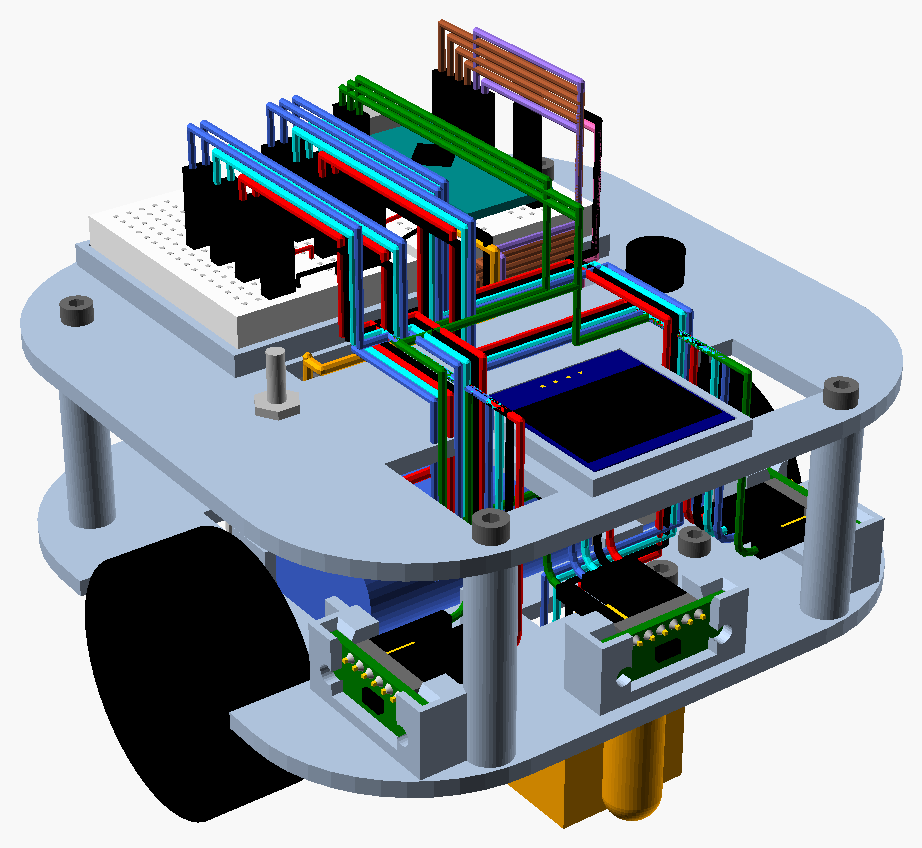
#> input picture chasis/img/iso.png, 922 x 848 px
$ python generar_pdf.py
#> lines starting #> are read from the running program, lines starting #| are printed output that depends on the picture
"""Genera chasis.pdf: planos acotados del chasis (Arduino Nano / ATmega328P).

Uso: python3 generar_pdf.py   (las vistas 3D salen de img/, renderizadas desde chasis.scad)
"""
import math
import os

import matplotlib
matplotlib.use("Agg")
import matplotlib.pyplot as plt
from matplotlib.backends.backend_pdf import PdfPages
from matplotlib.patches import Circle, FancyBboxPatch, Rectangle

AQUI = os.path.dirname(os.path.abspath(__file__))

# ---------- Medidas (mismas que chasis.scad) ----------
L, R_ESQ, ESP = 120, 30, 3
D_RUEDA, A_RUEDA = 45, 17
MOT_L, MOT_A, MOT_H = 26.11, 11.94, 11.94
EJE_Z = D_RUEDA / 2
X_RUEDA_INT = L / 2 - A_RUEDA
X_MOT = X_RUEDA_INT - 1.5 - MOT_L / 2
POZO_X, POZO_Y = X_RUEDA_INT - 2, ((D_RUEDA / 2) ** 2 - (MOT_H / 2) ** 2) ** 0.5 + 1.5
Z1 = EJE_Z + MOT_H / 2
SEP = 35
Z2 = Z1 + ESP + SEP
POSTES = [(32, 55.5), (-32, 55.5), (48, -40), (-48, -40)]
BAT, BAT_Y = (70, 37, 19), 7
L298, L298_Y, L298_AG = (43, 43, 27), -37.5, 37
TOF = (25, 10.7)
TOF_FRENTE_Y, TOF_LADO = 54, (43, 40)
TOF_CARA = 1.8                      # del centro del soporte a la cara del sensor
HEADER, DUPONT = 2.5, 14            # plastico del header recto y largo del dupont
TOF_ATRAS = 0.3 + HEADER + DUPONT   # del centro del soporte al final del dupont
TOF_PASILLO = TOF_ATRAS + 10        # pasillo libre detras del sensor (dupont + doblez del cable)
TOF_PIN_Z = Z1 + ESP + TOF[1] - 1.3
COLOR_Y, COLOR_MOD, COLOR_Z = 34, 20.5, 5
PATIN_Y = -52
PATIN_X = 26
CUNA_Y = (-16.8, 29)
PROTO, PROTO_Y = (35, 47, 9.5), -32.6
NANO = (18, 44)
OLED, OLED_Y = (27.3, 27.8), 39.4
OLED_PINES_Y = OLED_Y - OLED[1] / 2 + 2.5
BOTON_XY, SWITCH_XY = (-38, 5), (38, 5)
RAN2_X = 26.5                       # ranuras de cables del piso 2
PASILLO = 180
ALTO = Z2 + ESP + PROTO[2] + 22          # dupont parados en las protoboards y sus cables

C = {
    "piso": "#c9d6ea", "borde": "#33415c", "rueda": "#222222", "motor": "#d4a017",
    "bat": "#4169e1", "l298": "#d62728", "placa": "#138a8a", "tof": "#2ca02c",
    "color": "#7b2d8b", "oled": "#eeeeee", "imp": "#f39c12", "cota": "#c0392b",
    "pared": "#8d6e63", "texto": "#1b1b1b", "proto": "#e74c3c",
}

plt.rcParams.update({"font.family": "DejaVu Sans", "font.size": 9})


def pagina(titulo, sub=""):
    fig = plt.figure(figsize=(11.69, 8.27))
    fig.text(0.04, 0.95, titulo, fontsize=17, weight="bold", color=C["texto"])
    if sub:
        fig.text(0.04, 0.915, sub, fontsize=10, color="#555")
    fig.text(0.96, 0.025, "Robot laberinto · Arduino Nano · cotas en mm", fontsize=7, color="#888", ha="right")
    return fig


def ejes(fig, rect, lim):
    ax = fig.add_axes(rect)
    ax.set_aspect("equal")
    ax.set_xlim(*lim[0])
    ax.set_ylim(*lim[1])
    ax.axis("off")
    return ax


def caja(ax, cx, cy, w, h, col, txt=None, alpha=1, ls="-", fs=7, tc=None, z=2):
    ax.add_patch(Rectangle((cx - w / 2, cy - h / 2), w, h, fc=col, ec=C["borde"],
                           lw=0.8, alpha=alpha, ls=ls, zorder=z))
    if txt:
        ax.text(cx, cy, txt, ha="center", va="center", fontsize=fs, color=tc or C["texto"], zorder=z + 1)


def cota(ax, p1, p2, txt, off=8, horiz=True, fs=7):
    (x1, y1), (x2, y2) = p1, p2
    if horiz:
        y = y1 + off
        ax.plot([x1, x1], [y1, y], color=C["cota"], lw=0.5)
        ax.plot([x2, x2], [y2, y], color=C["cota"], lw=0.5)
        ax.annotate("", (x1, y), (x2, y), arrowprops=dict(arrowstyle="<->", color=C["cota"], lw=0.7))
        ax.text((x1 + x2) / 2, y + 1.5, txt, ha="center", va="bottom", fontsize=fs, color=C["cota"])
    else:
        x = x1 + off
        ax.plot([x1, x], [y1, y1], color=C["cota"], lw=0.5)
        ax.plot([x2, x], [y2, y2], color=C["cota"], lw=0.5)
        ax.annotate("", (x, y1), (x, y2), arrowprops=dict(arrowstyle="<->", color=C["cota"], lw=0.7))
        ax.text(x + 1.5, (y1 + y2) / 2, txt, ha="left", va="center", fontsize=fs, color=C["cota"], rotation=90)


def placa_redonda(ax, col=C["piso"], z=1):
    ax.add_patch(FancyBboxPatch((-L / 2 + R_ESQ, -L / 2 + R_ESQ), L - 2 * R_ESQ, L - 2 * R_ESQ,
                                boxstyle=f"round,pad={R_ESQ}", fc=col, ec=C["borde"], lw=1.2, zorder=z))


def agujero(ax, x, y, d=3.4, z=6):
    ax.add_patch(Circle((x, y), d / 2, fc="white", ec="k", lw=0.6, zorder=z))


def frente(ax, x=-80):
    ax.annotate("FRENTE", (x, 72), (x, 86), ha="center", fontsize=9, weight="bold",
                arrowprops=dict(arrowstyle="<-", lw=1.2))


def texto(fig, txt):
    tx = fig.add_axes([0.64, 0.1, 0.34, 0.78])
    tx.axis("off")
    tx.text(0, 1, txt, va="top", fontsize=9.5, linespacing=1.45)


def ruedas_planta(ax):
    for s in (-1, 1):
        caja(ax, s * (X_RUEDA_INT + A_RUEDA / 2), 0, A_RUEDA, D_RUEDA, C["rueda"], "rueda", fs=6, tc="white", z=4)
        caja(ax, s * X_MOT, 0, MOT_L, MOT_A, C["motor"], "N20", fs=6, z=4)


# ---------- Paginas ----------
GIRO = math.sqrt(2) * (L / 2 - R_ESQ) + R_ESQ
D_LADO = PASILLO / 2 - (TOF_LADO[0] + TOF_CARA)
D_FRENTE = PASILLO / 2 - (TOF_FRENTE_Y + TOF_CARA)


def portada(pp):
    fig = pagina("Chasis robot de laberinto", f"Arduino Nano (ATmega328P) · {L} × {L} mm con ruedas · 2 pisos impresos")
    p = os.path.join(AQUI, "img", "iso.png")
    ax = fig.add_axes([0.0, 0.08, 0.55, 0.8])
    ax.imshow(plt.imread(p)[120:1000, 250:1150])
    ax.axis("off")
    texto(fig, (
        "Cumple los lineamientos\n"
        f"• Huella {L} × {L} mm con ruedas (máximo 120 × 120).\n"
        f"• Alto ≈ {ALTO:.0f} mm con cables (sin límite).\n"
        "• Sensor de color I2C, OLED y botón de arranque.\n\n"
        "Pisos\n"
        f"• Piso 1 (a {Z1:.0f} mm): motores, ruedas, patines,\n"
        "  sensor de color, batería, L298N y 3 VL53L0X.\n"
        f"• Piso 2 (a {Z2:.0f} mm): Nano y bus I2C en 2 mini\n"
        "  protoboards, OLED, botón e interruptor.\n\n"
        "Sensores sin tornillos\n"
        "• VL53L0X: header recto, pines hacia adentro;\n"
        "  bajan por ranuras en el piso 1. Detrás de cada uno\n"
        f"  queda un pasillo libre de {TOF_PASILLO:.0f} mm para el dupont.\n"
        "• TCS34725: entra deslizando por atrás de la capucha.\n"
        "• OLED y protoboards: entran en su marco.\n\n"
        "Giro\n"
        f"• Esquinas R{R_ESQ}: radio de giro {GIRO:.0f} mm contra\n"
        f"  {PASILLO / 2:.0f} mm de medio pasillo.\n\n"
        "Medir antes de imprimir\n"
        f"• Rueda Ø{D_RUEDA} × {A_RUEDA}; agujeros del L298N a {L298_AG}.\n"
        f"• VL53L0X {TOF[0]} × {TOF[1]}; TCS34725 {COLOR_MOD} × {COLOR_MOD}.\n"
        f"• OLED {OLED[0]} × {OLED[1]}."
    ))
    pp.savefig(fig)
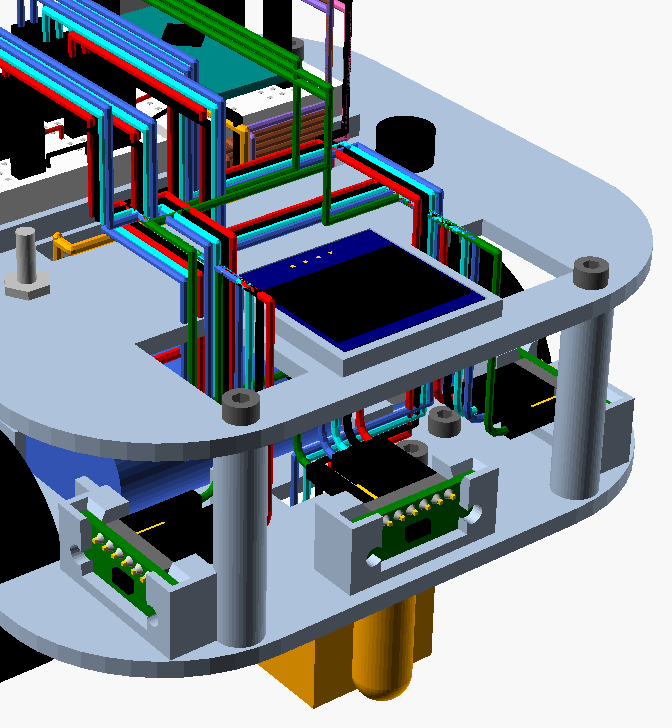
#> shown: shape (728, 672, 3) float32; mean R, G, B 0.525, 0.57, 0.601
    plt.close(fig)


def soporte_tof(ax, x, y, s):
    """Soporte de VL53L0X en planta; s = direccion a la que mira: 'N', 'E', 'O'."""
    a = TOF[0] + 0.4
    w = 6 * 2.54                     # ancho de los 6 dupont
    if s == "N":
        caja(ax, x, y, a + 3, 5, C["imp"], z=5)
        caja(ax, x, y + 0.5, TOF[0], 1.6, C["tof"], z=6)
        caja(ax, x, y - 0.3 - HEADER / 2, w, HEADER, "#666", z=6)
        caja(ax, x, y - 0.3 - HEADER - DUPONT / 2, w, DUPONT, "#111", z=6)
        caja(ax, x, y - TOF_ATRAS - 5, w, 10, "white", ls="--", z=4)
        ax.annotate("", (x, y + 28), (x, y + 3), arrowprops=dict(arrowstyle="->", color=C["tof"], lw=1.5))
    else:
        k0 = 1 if s == "E" else -1
        caja(ax, x, y, 5, a + 3, C["imp"], z=5)
        caja(ax, x + k0 * 0.5, y, 1.6, TOF[0], C["tof"], z=6)
        caja(ax, x - k0 * (0.3 + HEADER / 2), y, HEADER, w, "#666", z=6)
        caja(ax, x - k0 * (0.3 + HEADER + DUPONT / 2), y, DUPONT, w, "#111", z=6)
        caja(ax, x - k0 * (TOF_ATRAS + 5), y, 10, w, "white", ls="--", z=4)
        ax.annotate("", (x + k0 * 28, y), (x + k0 * 3, y), arrowprops=dict(arrowstyle="->", color=C["tof"], lw=1.5))


def planta_piso1(pp):
    fig = pagina("Piso 1 · planta", f"Placa de {ESP} mm a {Z1:.0f} mm del suelo. Motores debajo; batería, L298N y VL53L0X encima.")
    ax = ejes(fig, [0.03, 0.06, 0.6, 0.84], ((-95, 95), (-90, 95)))
    placa_redonda(ax)
    for s in (-1, 1):
        ax.add_patch(Rectangle((POZO_X if s > 0 else -L / 2 - 1, -POZO_Y), L / 2 - POZO_X + 1,
                               2 * POZO_Y, fc="white", ec=C["borde"], lw=0.8, zorder=1.5))
    ruedas_planta(ax)
    caja(ax, 0, BAT_Y, BAT[0], BAT[1], C["bat"], "batería 2S 18650\n70 × 37", alpha=0.6, tc="white", z=5)
    caja(ax, 0, L298_Y, L298[0], L298[1], C["l298"], "L298N", alpha=0.6, tc="white", z=5)
    xb, yb = BAT[0] / 2 + 1.2, BAT[1] / 2 + 1.2
    for s in (-1, 1):
        for y in (-1, 1):
            caja(ax, s * xb, BAT_Y + y * (yb - 6), 2, 10, C["imp"], z=6)
        caja(ax, s * 26, BAT_Y - yb, 8, 2, C["imp"], z=6)
        caja(ax, s * 14, BAT_Y + yb, 8, 2, C["imp"], z=6)
    soporte_tof(ax, 0, TOF_FRENTE_Y, "N")
    soporte_tof(ax, TOF_LADO[0], TOF_LADO[1], "E")
    soporte_tof(ax, -TOF_LADO[0], TOF_LADO[1], "O")
    for x, y in POSTES:
        ax.add_patch(Circle((x, y), 4, fc=C["imp"], ec="k", lw=0.6, zorder=6))
        agujero(ax, x, y, d=4)
    for x in (-1, 1):
        for y in (-1, 1):
            ax.add_patch(Circle((x * L298_AG / 2, L298_Y + y * L298_AG / 2), 3.5, fc=C["imp"], ec="k", lw=0.6, zorder=6))
            agujero(ax, x * L298_AG / 2, L298_Y + y * L298_AG / 2, d=4)
    for s in (-1, 1):
        for y in CUNA_Y:
            agujero(ax, s * X_MOT, y)
    for x in (-1, 1):
        agujero(ax, x * PATIN_X, PATIN_Y)
        agujero(ax, x * 17, COLOR_Y)
    for s in (-1, 1):
        caja(ax, s * 27, -25, 10, 10, "white", z=6)
    caja(ax, 0, COLOR_Y - 4.5, 14, 6, "white", z=6)
    frente(ax, -75)
    cota(ax, (-L / 2, L / 2), (L / 2, L / 2), f"{L}", off=16)
    cota(ax, (L / 2, -L / 2), (L / 2, L / 2), f"{L}", off=14, horiz=False)
    cota(ax, (-X_RUEDA_INT, -POZO_Y), (X_RUEDA_INT, -POZO_Y), f"{2 * X_RUEDA_INT:.0f} entre ruedas", off=-55)
    cota(ax, (-L / 2, 0), (-L / 2, TOF_LADO[1]), f"{TOF_LADO[1]}", off=-26, horiz=False)
    ax.plot([-L / 2 - 26, L / 2], [0, 0], color="#777", lw=0.5, ls="-.")
    ax.text(L / 2 + 22, 0, "eje", fontsize=7, va="center")
    texto(fig, (
        "Impreso con la placa\n"
        "• 3 soportes de VL53L0X: 2 postes y un canal con\n"
        "  ranura de 2.0 mm; el sensor baja desde arriba con\n"
        "  el chip hacia afuera. Header recto arriba, con el\n"
        "  plástico y los dupont hacia adentro (negro). La\n"
        f"  zona punteada ({TOF_PASILLO:.0f} mm desde el sensor) es\n"
        "  para doblar el cable: no poner nada ahí.\n"
        f"• Batería sobre el eje (Y = {BAT_Y}); 6 topes de 8 mm.\n"
        f"• 4 columnas Ø8 × {SEP} y 4 postes Ø7 × 5 del L298N,\n"
        "  con inserto M3 arriba (Ø4.0).\n\n"
        "Agujeros M3 pasantes Ø3.4 (Allen desde arriba)\n"
        f"• 4 de las cunas de motor (Y = {CUNA_Y[0]} y {CUNA_Y[1]}),\n"
        "  fuera de la batería.\n"
        f"• 2 del patín (X = ±{PATIN_X}) y 2 de la capucha.\n"
        "• Ranuras 10 × 10 para cables de motores y 14 × 6\n"
        "  para los del TCS34725 (suben por la capucha).\n\n"
        "Debajo\n"
        f"• Eje a {EJE_Z:.0f} mm del suelo.\n"
        f"• Capucha de color {COLOR_Y} mm delante del eje, con\n"
        "  el patín delantero integrado.\n"
        f"• Patín trasero a {PATIN_Y} mm. Ambos dejan 0.5 mm."
    ))
    pp.savefig(fig)
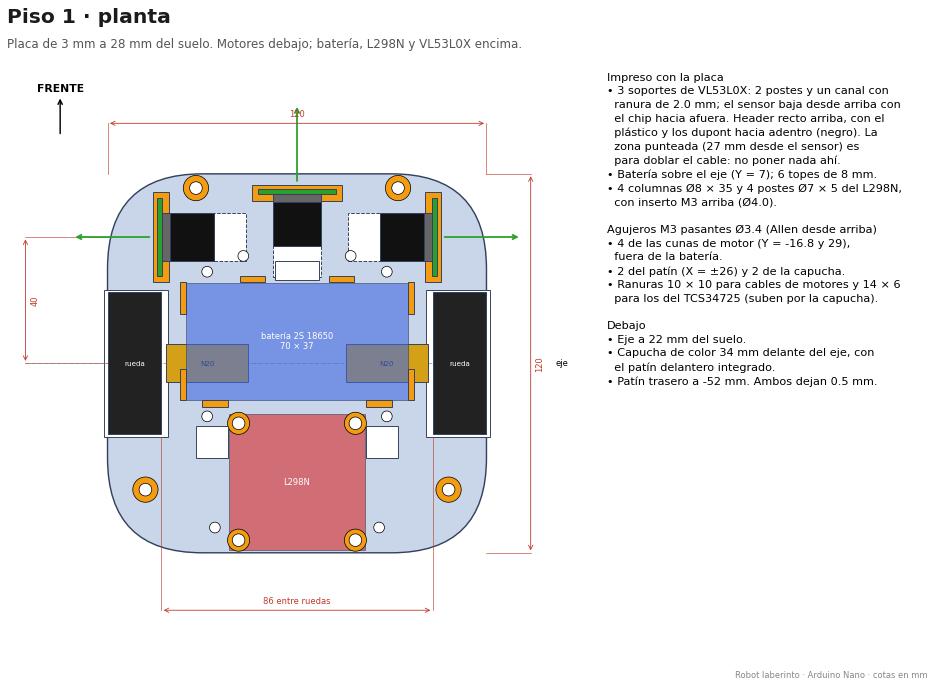
#> figure drawn by matplotlib, 1 panel
    plt.close(fig)


def planta_piso2(pp):
    fig = pagina("Piso 2 · planta", f"Placa de {ESP} mm a {Z2:.0f} mm del suelo. Nano, bus I2C, OLED, botón e interruptor.")
    ax = ejes(fig, [0.03, 0.06, 0.6, 0.84], ((-100, 100), (-90, 100)))
    placa_redonda(ax)
    for x, y in POSTES:
        agujero(ax, x, y)
    xp = PROTO[0] / 2 + 1.1
    caja(ax, 0, PROTO_Y, 2 * PROTO[0] + 5.2, PROTO[1] + 3.8, C["imp"], z=3)
    caja(ax, -xp, PROTO_Y, PROTO[0], PROTO[1], "#f4f4f4", z=4)
    caja(ax, xp, PROTO_Y, PROTO[0], PROTO[1], "#f4f4f4", "bus I2C\n5V · GND\nSDA · SCL", z=4)
    caja(ax, -xp, PROTO_Y + 1, NANO[0], NANO[1], C["placa"], "Arduino\nNano", tc="white", z=5)
    caja(ax, -xp, PROTO_Y - NANO[1] / 2 - 1, 9, 6, "#999", "USB-C", fs=6, z=6)
    caja(ax, 0, OLED_Y, OLED[0] + 3.8, OLED[1] + 3.8, C["imp"], z=3)
    caja(ax, 0, OLED_Y, OLED[0], OLED[1], "#223", "OLED", tc="white", z=4)
    caja(ax, 0, OLED_PINES_Y, 13, 4.5, "white", "pines", fs=5.5, z=5)
    caja(ax, 0, -3, 60, 6, "white", z=6)
    for s in (-1, 1):
        caja(ax, s * RAN2_X, 34.5, 16, 22, "white", z=6)
    ax.add_patch(Circle(BOTON_XY, 5, fc="#333", ec="k", zorder=5))
    ax.text(BOTON_XY[0], BOTON_XY[1] + 8, "botón Ø7", ha="center", fontsize=7)
    ax.add_patch(Circle(SWITCH_XY, 3.2, fc="#777", ec="k", zorder=5))
    ax.text(SWITCH_XY[0], SWITCH_XY[1] + 8, "interruptor Ø6", ha="center", fontsize=7)
    frente(ax)
    cota(ax, (-L / 2, L / 2), (L / 2, L / 2), f"{L}", off=12)
    cota(ax, (-xp - PROTO[0] / 2, PROTO_Y - PROTO[1] / 2), (xp + PROTO[0] / 2, PROTO_Y - PROTO[1] / 2),
         f"{2 * PROTO[0] + 2.2:.0f}", off=-14)
    texto(fig, (
        "Impreso con la placa\n"
        "• Marco para 2 mini protoboards de 170 puntos\n"
        "  (35 × 47, holgura 0.3 por lado, 4 mm de alto).\n"
        "  Se pegan con su adhesivo dentro del marco.\n"
        "• Marco del OLED (holgura 0.3): se acuesta con la\n"
        "  pantalla arriba y los pines hacia abajo por la\n"
        "  ranura; los dupont se conectan por debajo.\n\n"
        "Protoboard izquierda: Arduino Nano, USB-C hacia\n"
        "atrás (se programa sin desarmar).\n"
        "Protoboard derecha: bus I2C. Columnas con puente\n"
        "entre mitades: 1 → 5V   4 → GND   7 → SDA   10 → SCL\n\n"
        "OLED al frente con los pines hacia atrás: sus dupont\n"
        "cuelgan entre la batería y el conector del VL53L0X\n"
        "frontal. El código gira la imagen 180° para leerla\n"
        "desde atrás.\n\n"
        "Ranuras: 60 × 6 central (L298N); 16 × 22 a cada\n"
        "lado para los cables de los sensores: izquierda\n"
        "VL53L0X izq. y TCS34725; derecha VL53L0X der.,\n"
        "VL53L0X frontal y OLED.\n"
        "Botón de panel Ø7 e interruptor MTS-102 Ø6."
    ))
    pp.savefig(fig)
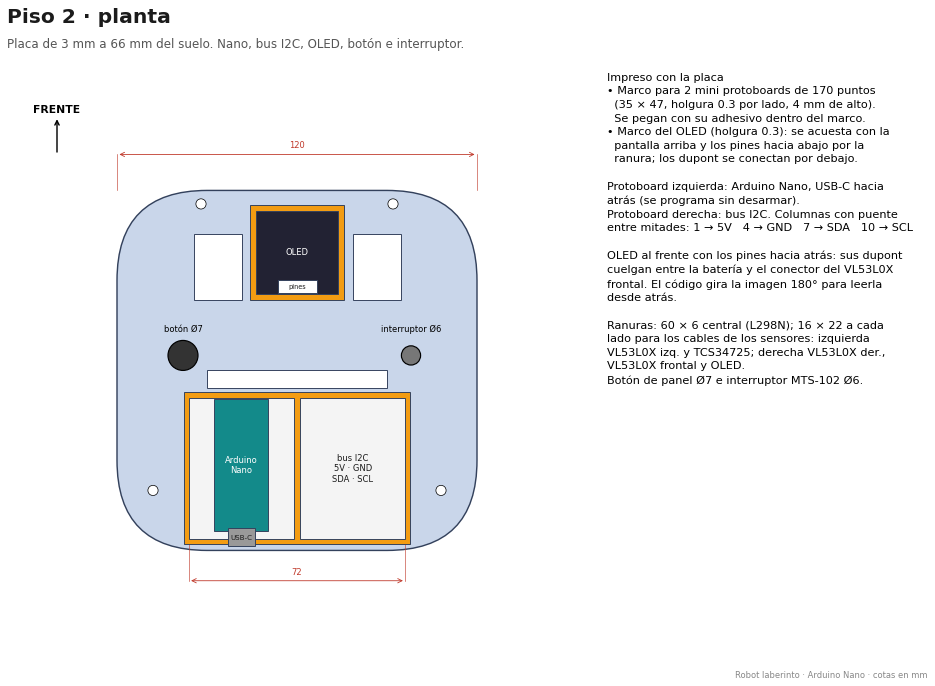
#> figure drawn by matplotlib, 1 panel
    plt.close(fig)


def oled_pines(ax, c, ancho):
    """Header del OLED dentro de la ranura del piso 2, pines y dupont hacia abajo."""
    z0 = Z2 + ESP
    caja(ax, c, z0 - HEADER / 2, ancho, HEADER, "#666", z=6)
    n = 1 if ancho < 5 else 4
    for k in range(n):
        x = c + (k - (n - 1) / 2) * 2.54
        ax.plot([x, x], [z0 + 1.6, z0 - HEADER - 6], color="#c9a227", lw=0.8, zorder=7)
    caja(ax, c, z0 - HEADER - DUPONT / 2, ancho, DUPONT, "#111", z=6)
    ax.plot([c, c], [z0 - HEADER - DUPONT, z0 - HEADER - DUPONT - 5], color=C["proto"], lw=1.2, zorder=6)
    ax.annotate("pines OLED", (c, z0 - HEADER - DUPONT / 2), (c + 22, z0 - 22), fontsize=6.5,
                arrowprops=dict(arrowstyle="-", lw=0.6), zorder=8)


def alzados(pp):
    fig = pagina("Alzados", "Vista lateral (izquierda) y frontal (derecha)")
    ax = ejes(fig, [0.02, 0.06, 0.52, 0.84], ((-110, 140), (-15, 130)))
#> (the rest of the program and of its run is left out)
